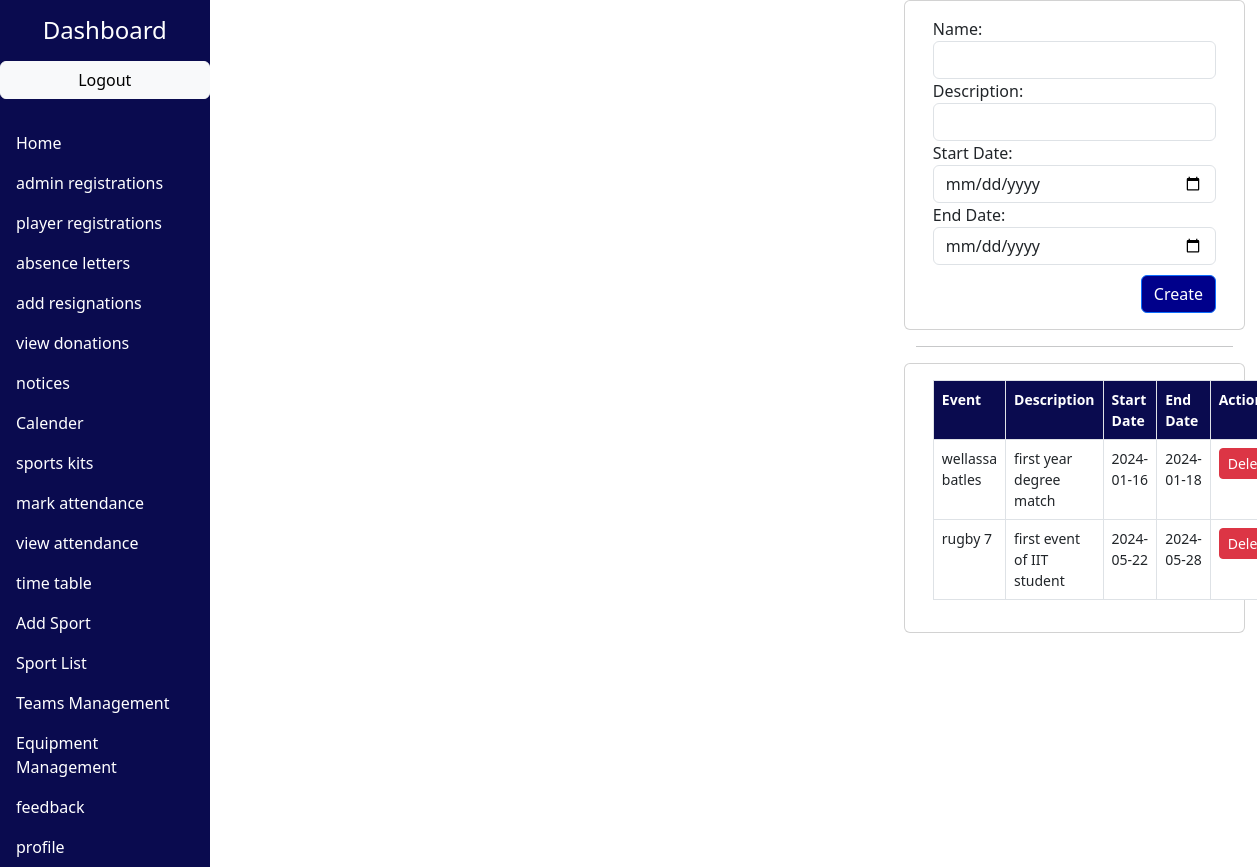
The app's page /admin_event.php with its own data.
### tables this page shows
CREATE TABLE `events` (
  `id` int(11) NOT NULL,
  `title` varchar(255) NOT NULL,
  `description` varchar(255) NOT NULL,
  `start` timestamp NOT NULL DEFAULT current_timestamp(),
  `end` timestamp NULL DEFAULT current_timestamp()
);

### Class/DbConnection.php (called while the page is built, shortened)
<?php
class DbConnection {
        private $servername = "localhost";
		private $username   = "root";
		private $password   = "";
		private $database   = "mydb";
		public function __construct()
		{
		    $this->con = new mysqli($this->servername, $this->username,$this->password,$this->database);
		    if(mysqli_connect_error()) {
			 trigger_error("Failed to connect to MySQL: " . mysqli_connect_error());
		    }else{
			return $this->con;
		    }
		}
}
?>

### Class/Events.php (called while the page is built, shortened)
<?php
include_once "DbConnection.php";
class Events extends DbConnection{
		public function displayData()
		{
		    $query = "SELECT * FROM events ORDER BY id";
		    $result = $this->con->query($query);
            if ($result->num_rows > 0) {
                $data = array();
                while ($row = $result->fetch_assoc()) {
                    $data[] = $row;
                }
                return json_encode($data);
            }
        }
        public function displayDataFortable()
		{
		    $query = "SELECT * FROM events ORDER BY id";
		    $result = $this->con->query($query);
            if ($result->num_rows > 0) {
                $data = array();
                while ($row = $result->fetch_assoc()) {
                    $data[] = $row;
                }
                return $data;
            }
        }
}
?>

### admin_event.php (the view, shortened to what this page needs)
<?php
include_once "./Class/Events.php";
$eventsObj = new Events();
$events  = $eventsObj->displayData();
$event_table = $eventsObj->displayDataFortable();
?>
<!DOCTYPE html>
<html lang="en">
<head>
    <link href="https://cdn.jsdelivr.net/npm/bootstrap@5.3.0/dist/css/bootstrap.min.css" rel="stylesheet">
</head>
<body>
    <div class="container-fluid">
        <div class="row">
            <nav class="col-md-2 col-12 sidebar p-0">
             <div class="position-sticky">
          <h4 class="my-3 text-center">Dashboard</h4>
          <ul class="nav flex-column">
            <a href="logout.php" class="btn btn-outline-light btn-primary btn-light" style="color: black;">Logout</a>
<br>
              <li class="nav-item">
              <a class="nav-link active" href="admin_dashboard.php">Home</a>
            </li>
            <li class="nav-item">
                            <a class="nav-link active" href="admin_registrations.php">admin registrations</a>
                        </li>
                        <li class="nav-item">
                            <a class="nav-link active" href="player_registrations.php">player registrations</a>
                        </li>
                        <li class="nav-item">
                            <a class="nav-link active" href="admin_absence_letters.php">absence letters</a>
                        </li>
                        <li class="nav-item">
                            <a class="nav-link active" href="add_resignation.php">add resignations</a>
                        </li>
                        <li class="nav-item">
                            <a class="nav-link active" href="view_donation.php">view donations</a>
                        </li>
                        <li class="nav-item">
                            <a class="nav-link active" href="admin_notices.php">notices</a>
                        </li>
                        <li class="nav-item">
                            <a class="nav-link active" href="admin_event.php">Calender</a>
                        </li>
                          <li class="nav-item">
                            <a class="nav-link active" href="admin_sport_kit.php">sports kits</a>
                        </li>
                          <li class="nav-item">
                            <a class="nav-link active" href="mark_attendence.php">mark attendance</a>
                        </li>
                          <li class="nav-item">
                            <a class="nav-link active" href="view_attendance1.php">view attendance</a>
                        </li>
                          <li class="nav-item">
                            <a class="nav-link active" href="2.php">time table</a>
                        </li>
                        <li class="nav-item">
                          <a class="nav-link active" href="./add_sport.php">Add Sport</a>
                        </li>
                        <li class="nav-item">
                          <a class="nav-link active" href="./list_sports.php">Sport List</a>
                        </li>
                        <li class="nav-item">
                          <a class="nav-link active" href="./Teams.php">Teams Management</a>
                        </li>
                        <li class="nav-item">
                            <a class="nav-link active" href="./EquipmentStock.php">Equipment Management</a>
                        </li>
            <li class="nav-item">
              <a class="nav-link active" href="admin_feedback.php">feedback</a>
            </li>
            <li class="nav-item">
                            <a class="nav-link active" href="admin_profile.php">profile</a>
                        </li>
          </ul>
        </div>
      </nav>
            <main class="col-md-10 col-12 ms-sm-auto">
            <div class="container">
                <div class="row">
                    <div class="col-lg-8">
                    </div>
                    <div class="col-lg-4">
                        <div class="row">
                            <div class="card" >
                                <div class="card-body">
                                    <form action="Calender.php" method="POST">
                                        <div class="form-group">
                                        <label for="name">Name:</label>
                                        <input type="text" class="form-control" name="title" value="" required="">
                                        </div>
                                        <div class="form-group">
                                        <label >Description:</label>
                                        <input type="text" class="form-control" name="description" value="" required="">
                                        </div>
                                        <div class="form-group">
                                        <label >Start Date:</label>
                                        <input type="date" class="form-control" name="start_date" value="" required="">
                                        </div>
                                        <div class="form-group">
                                        <label >End Date:</label>
                                        <input type="date" class="form-control" name="end_date" value="" required="">
                                        </div>
                                        <div class="form-group">
                                        <input type="submit" name="submit" class="btn btn-primary" style="float:right; background-color: darkblue; margin-top: 10px;" value="Create">
                                        </div>
                                    </form>
                                </div>
                            </div>
                        </div>
                        <hr>
                        <div class="row">
                            <div class="card" >
                                <div class="card-body">
                                <table class="table">
                                    <tr>
                                        <th>Event</th>
                                        <th>Description</th>
                                        <th>Start Date</th>
                                        <th>End Date</th>
                                        <th>Action</th>
                                    </tr>
                                    <tbody>
                                    <?php
                                            if (is_array($event_table )) {
                                                foreach ($event_table  as $data) {
                                                    $startDate = date('Y-m-d', strtotime($data['start']));
                                                    $endDate = date('Y-m-d', strtotime($data['end']));
                                                    echo "<tr>";
                                                    echo "<td>". $data['title']. "</td>";
                                                    echo "<td>". $data['description']. "</td>";
                                                    echo "<td>". $startDate. "</td>";
                                                    echo "<td>". $endDate. "</td>";
                                                    echo "<td>";
  echo "<a href='delete_event.php?event_id=".$data['id']."' class='btn btn-danger btn-sm' onclick='confirmDelete(" . $data['id'] . "); return false;'>Delete</a>";
    echo "</td>";
                                                    echo "</tr>";
                                                }
                                            }
                                        ?>
                                    </tbody>
                                </table>
                                </div>
                            </div>
                        </div>
                    </div>
                </div>
            </div>
            </main>
    </div>
</body>
</html>

### admin_event.php (style rules this page uses)
.sidebar { background-color: #0A0B4F; color: white; min-height: 100vh; }
.sidebar .nav-link { color: white; }
.table { font-size: 14px; }
.table th, .table td { border: 1px solid #dee2e6; padding: 8px; }
.table th { background-color: #0A0B4F; color: white; }

### records on screen
events: title "wellassa batles", description "first year degree match", start "2024-01-16", end "2024-01-18"
events: title "rugby 7", description "first event of IIT student", start "2024-05-22", end "2024-05-28"
